Frame 1 (no input): blank canvas, image omitted
Frame 60 (no input): blank canvas, image omitted
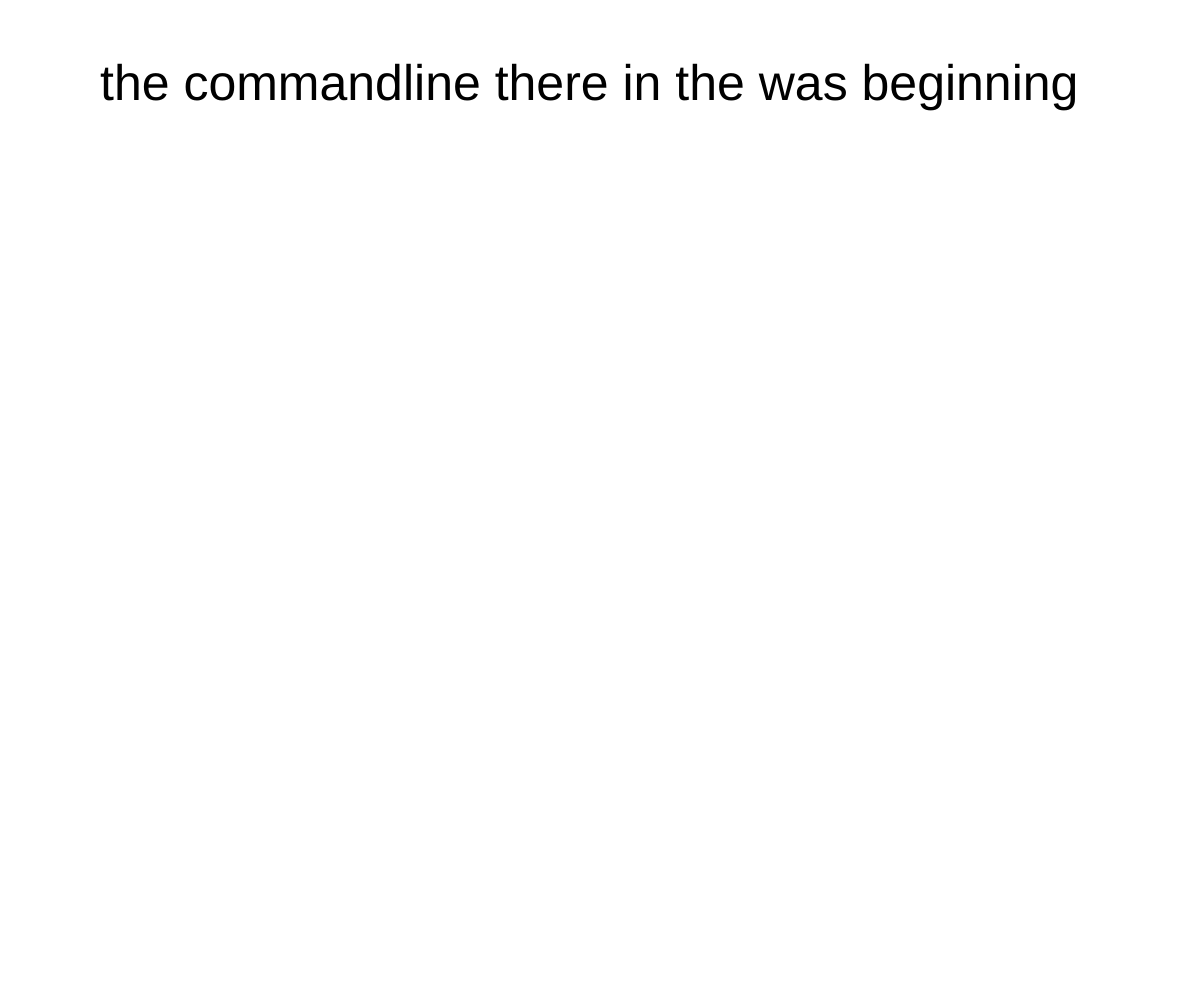
Frame 120 (the mouse pressed at the canvas centre since frame 60)

The p5.js sketch whose frames 1 and 60 were blank and that drew this single picture after the mouse press (run headless with seeded random() and noise() and a simulated clock; from frame 60 on, the mouse is pressed at the canvas centre):

// p5.js sketch
// ── sketch.js
var phrases = ["in","the","beginning","there","was","the","commandline"];
var randomRange = phrases.length;
var outputText = "";

function setup() {
  createCanvas(windowWidth, windowHeight);
}

function draw() {
  background(255);
  textSize(height/20);
  text(outputText,100,100);
}
function mousePressed() {
  outputText = "";
  var randomNumber = int(random(randomRange));
  console.log(phrases[randomNumber]);
  console.log(int(random(randomRange)));
  console.log(random(randomRange));
  shuffle(phrases,true);
  for (var i = 0; i< randomRange; i++ ) {
    outputText += phrases[i] + " ";
  }
}
